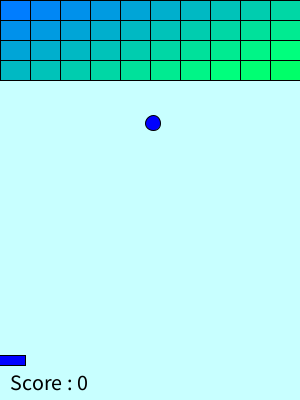
Frame 1 (no input)
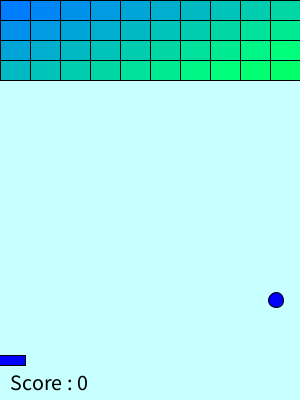
Frame 60 (the mouse pressed at the canvas centre just before this capture)
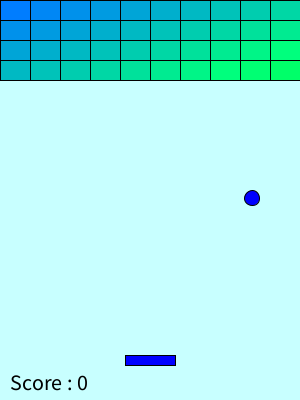
Frame 120 (the mouse held since frame 60 and released just before this capture)

The Processing sketch that drew these frames (run headless with seeded random() and noise(); from frame 60 on, the mouse is pressed at the canvas centre):

// Processing sketch: block
// ── block.pde
int mx = 150;
int my = 360;

float bx = 150;
float by = 120;

float lv = 3;
float bsx = lv;
float bsy = lv;

int blockX = 10;
int blockY = 4;
int [] blf = {1,1,1,1,1,1,1,1,1,1,1,1,1,1,1,1,1,1,1,1,1,1,1,1,1,1,1,1,1,1,1,1,1,1,1,1,1,1,1,1,1,1,1,1,1,1,1,1,1,1,1,1,1,1,1,1,1,1,1,1,1,1,1,1,1,1,1,1,1};

int score = 0;

void setup () {
  size (300, 400);
}




void draw() {
  mx = mouseX;
  
  lv = 3 + score /500;
  bx = bx + bsx;
  by = by + bsy;

  if (bx < 0) {
    bsx = lv;
  }
  if (bx > width) {
    bsx = -lv;
  }

  if (by < 0) {
    bsy = lv;
  }
  
  if (by > height) {
    mx = 150;
    my = 360;

    by = 120;

    lv = 3 + score /500;
    bsx = lv;
    bsy = lv;

    blockX = 10;
    blockY = 4;

    score -= 500;
    
  }
  
  if (score < 0) score = 0;
  


  if (bx > mx-25 && bx < mx+25 && by > my-15 && by < my+15) {
    bsy = -lv;
  }

  for (int j = 0; j < blockY; j++) {

    for (int i = 0; i < blockX; i++) {
      if (blf[j* blockX + i] == 1 && bx > (((width/blockX) * i) - (width/blockX/2)) && bx < (((width/blockX) * i) + (width/blockX/2)) && by < 20 + (j * 20)) {
        blf[j* blockX + i] = 0;
        bsy = lv;
        score += 100;
      }
    }
  }


  background (200, 255, 255);
  rectMode(CENTER);
  ellipseMode(CENTER);
  
  
  fill (0, 0, 255);
  rect (mx, my, 50, 10);
  ellipse (bx, by, 15, 15);

  for (int j = 0; j < blockY; j++) {

    for (int i = 0; i < blockX; i++) {
      rectMode(CORNER);
      
      fill (0, 125 + i*10 + j*20, 255 - i*10 - j*20);
      if (blf[j* blockX + i] == 1) rect ((width/blockX) * i, j * 20, width/blockX, 20);
    }
  }
  fill (0);
  textSize(22);
  text("Score : "+score, 10, 390);
}
